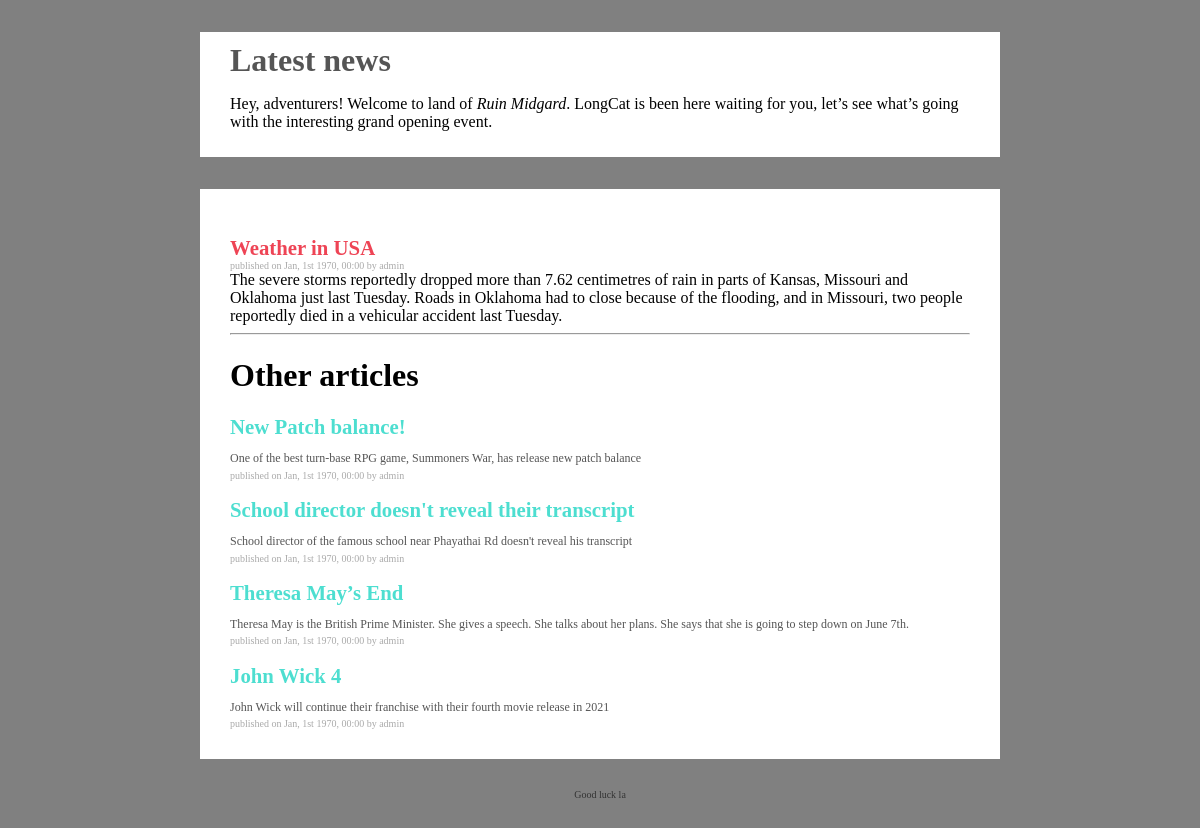
The page /Hacker/read-news.php?newsid=4 on the database its author committed.
### tables this page shows
CREATE TABLE `info_news` (
  `news_id` int(11) NOT NULL,
  `news_title` varchar(255) NOT NULL,
  `news_short_description` text NOT NULL,
  `news_full_content` text NOT NULL,
  `news_author` varchar(120) NOT NULL,
  `news_published_on` int(46) NOT NULL
);

### Hacker/includes/functions.php (called while the page is built, shortened)
<?php
    function getAnArticle( $id_article, $conn )
    {
        $request =  $conn->prepare(" SELECT news_id,  news_title, news_full_content, news_author, news_published_on FROM info_news  WHERE news_id = ".$id_article." ");
        return $request->execute() ? $request->fetchAll() : false;
    }
    function getOtherArticles( $differ_id, $conn )
    {
        $request =  $conn->prepare(" SELECT news_id,  news_title, news_short_description, news_full_content, news_author, news_published_on FROM info_news  WHERE news_id != ? ");
        return $request->execute(array($differ_id)) ? $request->fetchAll() : false;
    }

### Hacker/read-news.php (the view, shortened to what this page needs)
<?php require __DIR__.'/includes/functions.php' ?>
<html>
<head>
    <link rel="stylesheet" type="text/css" href="design/style.css">
</head>
<body>
    <div class="container">
        <div class="welcome">
            <h1>Latest news</h1>
            <p>Hey, adventurers! Welcome to land of <em>Ruin Midgard</em>. LongCat is been here waiting for you, let’s see what’s going with the interesting grand opening event.</p>
        </div>
        <div class="news-box">
            <div class="news">
                <?php
                    $dbh = connect_to_db();
                    $id_article = $_GET['newsid'];
                    if ( !empty($id_article) && $id_article > 0) {
                        $article = getAnArticle( $id_article, $dbh );
                        $article = $article[0];
                    }else{
                        $article = false;
                        echo "<strong>Wrong article!</strong>";
                    }
                    $other_articles = getOtherArticles( $id_article, $dbh );
                ?>
                <?php if ( $article && !empty($article) ) :?>
                <h2><?= stripslashes($article->news_title) ?></h2>
                <span>published on <?= date("M, jS  Y, H:i", $article->news_published_on) ?> by <?= stripslashes($article->news_author) ?></span>
                <div>
                    <?= stripslashes($article->news_full_content) ?>
                </div>
            <?php else:?>
                <?php endif?>
            </div>
            <hr>
            <h1>Other articles</h1>
            <div class="similar-posts">
                <?php if ( $other_articles && !empty($other_articles) ) :?>
                <?php foreach ($other_articles as $key => $article) :?>
                <h2><a href="read-news.php?newsid=<?= $article->news_id ?>"><?= stripslashes($article->news_title) ?></a></h2>
                <p><?= stripslashes($article->news_short_description) ?></p>
                <span>published on <?= date("M, jS  Y, H:i", $article->news_published_on) ?> by <?= stripslashes($article->news_author) ?></span>
                <?php endforeach?>
                <?php endif?>
            </div>
        </div>
        <div class="footer">
			Good luck la
        </div>
    </div>
</body>
</html>

### Hacker/design/style.css (style rules this page uses)
html, body { font-family: verdana; font-size: 16px; font-size: 100%; font-size: 1em; height: 100%; width: 100%; margin: 0; padding: 0; background-color: gray; }
* { box-sizing: border-box; }
a { text-decoration: none; color: #4DDED0; }
.welcome { width: 800px; margin: 2em auto; padding: 10px 30px; background-color: #ffffff; }
.welcome h1 { margin: 0; color: #555; }
.news-box { width: 800px; margin: 0.5em auto; padding: 30px; background-color: #ffffff; }
.news-box h2 { font-size: 1.3em; padding: 0; margin-bottom: 0; color: #e45; }
.news-box p { font-size: 12px; padding: 0; margin-bottom: 0.3em; color: #555; }
.news-box span { font-size: 10px; color: #aaa; }
.footer { font-size: 10px; color: #333; text-align: center; width: 800px; margin: 2em auto; padding: 10px 30px; }

### rows shown on the page
info_news: news_title "Weather in USA", news_published_on "Jan, 1st 1970, 00:00", news_author "admin", news_full_content "The severe storms reportedly dropped more than 7.62 centimetres of rain in parts of Kansas, Missouri and Oklahoma just last Tuesday. Roads in Oklahoma had to close because of the flooding, and in Missouri, two people reportedly died in a vehicular accident last Tuesday."
info_news: news_title "New Patch balance!", news_short_description "One of the best turn-base RPG game, Summoners War, has release new patch balance", news_published_on "Jan, 1st 1970, 00:00", news_author "admin"
info_news: news_title "School director doesn't reveal their transcript", news_short_description "School director of the famous school near Phayathai Rd doesn't reveal his transcript", news_published_on "Jan, 1st 1970, 00:00", news_author "admin"
info_news: news_title "Theresa May’s End", news_short_description "Theresa May is the British Prime Minister. She gives a speech. She talks about her plans. She says that she is going to step down on June 7th.", news_published_on "Jan, 1st 1970, 00:00", news_author "admin"
info_news: news_title "John Wick 4", news_short_description "John Wick will continue their franchise with their fourth movie release in 2021", news_published_on "Jan, 1st 1970, 00:00", news_author "admin"
